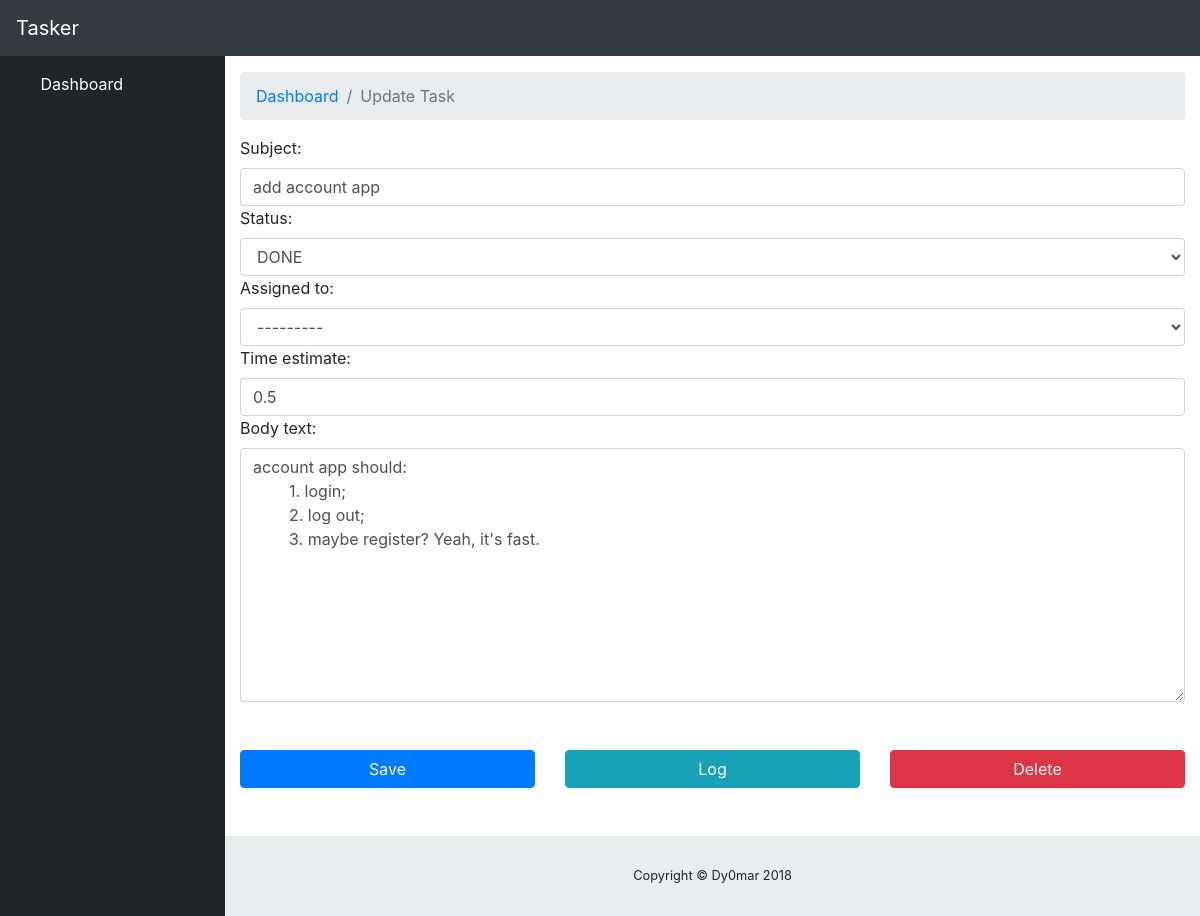
The app's page /update-task/2/ (signed in) with its own data.
### apps/dashboard/models.py (models this page shows, shortened)
class Task(models.Model):
    TODO = 'TODO'
    IN_PROGRESS = 'IN_PROGRESS'
    DONE = 'DONE'
    CHOICE_STATUS = (
        (TODO, 'TODO'),
        (IN_PROGRESS, 'IN_PROGRESS'),
        (DONE, 'DONE'),
    )
    subject = models.CharField(max_length=255)
    status = models.CharField(
        max_length=255, choices=CHOICE_STATUS, default=TODO
    )
    body_text = models.TextField(blank=True, null=True)
    author = models.ForeignKey(
        User, on_delete=models.SET_NULL,
        blank=True, null=True, related_name='author'
    )
    assigned_to = models.ForeignKey(
        User, on_delete=models.SET_NULL,
        blank=True, null=True, related_name='assigned_to'
    )
    time_estimate = models.FloatField(null=True, blank=True, default=None)
    time_spent = models.FloatField(null=True, blank=True, default=None)
    created_at = models.DateTimeField(auto_now_add=True)
    updated_at = models.DateTimeField(auto_now=True)
    class Meta:
        ordering = ['-created_at']

### apps/dashboard/views.py (the view, shortened to what this page needs)
class UpdateTaskView(LoginRequiredMixin, UpdateView):
    model = Task
    form_class = TaskForm
    success_url = reverse_lazy('home')

### apps/dashboard/forms.py (shortened to what this page needs)
class TaskForm(forms.ModelForm):
    def __init__(self, *args, **kwargs):
        super(TaskForm, self).__init__(*args, **kwargs)
        for field in self.fields:
            self.fields[field].widget.attrs['class'] = 'form-control'
    class Meta(object):
        model = Task
        fields = (
            'subject', 'status', 'assigned_to', 'time_estimate', 'body_text',
        )

### apps/dashboard/templatetags/dashboard_tags.py (called while the page is built)
@register.filter
def replacer(string):
    try:
        return string.title().replace('-', ' ')
    except AttributeError:
        return string

### templates/dashboard/task_form.html (shortened to what this page needs)
{% extends 'base.html' %}
{% if object %}
	{% block popup %}
		{% url 'delete-task' pk=object.pk as delete_object_url %}
	{% endblock popup %}
{% endif %}
{% block container %}
	<form action="." method="post">
		{{ form }}
		<div class="row mt-5 mb-5">
			<div class="col-md-4">
				<button class="btn btn-primary btn-block" type="submit">Save</button>
			</div>
			{% if object %}
				<div class="col-md-4">
					<a class="btn btn-info btn-block" href="{% url 'log-task' pk=object.pk %}">Log</a>
				</div>
				<div class="col-md-4">
					<a class="btn btn-danger btn-block" href="#" data-toggle="modal" data-target="#deleteModal">Delete</a>
				</div>
			{% endif %}
		</div>
	</form>
{% endblock container %}

### public/static/css/sb-admin.css (style rules this page uses)
html { position: relative; min-height: 100%; }
body { height: 100%; }
:root { --input-padding-x: 0.75rem; --input-padding-y: 0.75rem; }

### records on screen
Task: subject "add account app", status "DONE", assigned_to "---------", time_estimate "0.5", body_text "account app should: 1. login; 2. log out; 3. maybe register? Yeah, it's fast."

### other values on screen
{{ request.resolver_match.url_name|replacer }} "Update Task"
